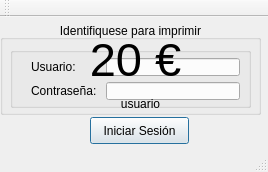
<?xml version="1.0" encoding="UTF-8"?>
<ui version="4.0">
 <class>popup</class>
 <widget class="QMainWindow" name="popup">
  <property name="geometry">
   <rect>
    <x>0</x>
    <y>0</y>
    <width>268</width>
    <height>172</height>
   </rect>
  </property>
  <property name="minimumSize">
   <size>
    <width>0</width>
    <height>172</height>
   </size>
  </property>
  <property name="maximumSize">
   <size>
    <width>284</width>
    <height>172</height>
   </size>
  </property>
  <property name="windowTitle">
   <string>Print Control</string>
  </property>
  <widget class="QWidget" name="centralWidget">
   <widget class="QPushButton" name="pushButton">
    <property name="geometry">
     <rect>
      <x>90</x>
      <y>100</y>
      <width>99</width>
      <height>27</height>
     </rect>
    </property>
    <property name="text">
     <string>Iniciar Sesión</string>
    </property>
    <property name="autoDefault">
     <bool>true</bool>
    </property>
    <property name="default">
     <bool>true</bool>
    </property>
    <property name="flat">
     <bool>false</bool>
    </property>
   </widget>
   <widget class="QLabel" name="label_3">
    <property name="geometry">
     <rect>
      <x>30</x>
      <y>0</y>
      <width>201</width>
      <height>27</height>
     </rect>
    </property>
    <property name="text">
     <string>Identifiquese para imprimir</string>
    </property>
    <property name="alignment">
     <set>Qt::AlignCenter</set>
    </property>
   </widget>
   <widget class="QGroupBox" name="groupBox">
    <property name="geometry">
     <rect>
      <x>10</x>
      <y>30</y>
      <width>241</width>
      <height>61</height>
     </rect>
    </property>
    <property name="title">
     <string/>
    </property>
    <widget class="QWidget" name="">
     <property name="geometry">
      <rect>
       <x>10</x>
       <y>0</y>
       <width>231</width>
       <height>64</height>
      </rect>
     </property>
     <layout class="QHBoxLayout" name="horizontalLayout">
      <item>
       <layout class="QVBoxLayout" name="verticalLayout_2">
        <item>
         <widget class="QLabel" name="label">
          <property name="text">
           <string>Usuario:</string>
          </property>
         </widget>
        </item>
        <item>
         <widget class="QLabel" name="label_2">
          <property name="text">
           <string>Contraseña: </string>
          </property>
         </widget>
        </item>
       </layout>
      </item>
      <item>
       <layout class="QVBoxLayout" name="verticalLayout">
        <item>
         <widget class="QLineEdit" name="lineEdit"/>
        </item>
        <item>
         <widget class="QLineEdit" name="lineEdit_2">
          <property name="echoMode">
           <enum>QLineEdit::Password</enum>
          </property>
         </widget>
        </item>
       </layout>
      </item>
     </layout>
    </widget>
   </widget>
   <widget class="QGroupBox" name="groupBox_2">
    <property name="geometry">
     <rect>
      <x>0</x>
      <y>17</y>
      <width>261</width>
      <height>81</height>
     </rect>
    </property>
    <property name="title">
     <string/>
    </property>
    <widget class="QLabel" name="label_4">
     <property name="geometry">
      <rect>
       <x>80</x>
       <y>60</y>
       <width>121</width>
       <height>20</height>
      </rect>
     </property>
     <property name="text">
      <string>usuario</string>
     </property>
     <property name="alignment">
      <set>Qt::AlignCenter</set>
     </property>
    </widget>
    <widget class="QLabel" name="label_5">
     <property name="geometry">
      <rect>
       <x>70</x>
       <y>0</y>
       <width>131</width>
       <height>51</height>
      </rect>
     </property>
     <property name="font">
      <font>
       <pointsize>35</pointsize>
      </font>
     </property>
     <property name="text">
      <string>20 €</string>
     </property>
     <property name="alignment">
      <set>Qt::AlignCenter</set>
     </property>
    </widget>
    <widget class="QPushButton" name="pushButton_2">
     <property name="geometry">
      <rect>
       <x>240</x>
       <y>0</y>
       <width>21</width>
       <height>21</height>
      </rect>
     </property>
     <property name="text">
      <string/>
     </property>
     <property name="icon">
      <iconset>
       <normaloff>../iconos/actualizar.png</normaloff>../iconos/actualizar.png</iconset>
     </property>
     <property name="flat">
      <bool>true</bool>
     </property>
    </widget>
   </widget>
  </widget>
  <widget class="QMenuBar" name="menuBar">
   <property name="geometry">
    <rect>
     <x>0</x>
     <y>0</y>
     <width>268</width>
     <height>25</height>
    </rect>
   </property>
  </widget>
  <widget class="QToolBar" name="mainToolBar">
   <attribute name="toolBarArea">
    <enum>TopToolBarArea</enum>
   </attribute>
   <attribute name="toolBarBreak">
    <bool>false</bool>
   </attribute>
  </widget>
  <widget class="QStatusBar" name="statusBar"/>
 </widget>
 <layoutdefault spacing="6" margin="11"/>
 <resources/>
 <connections/>
</ui>
